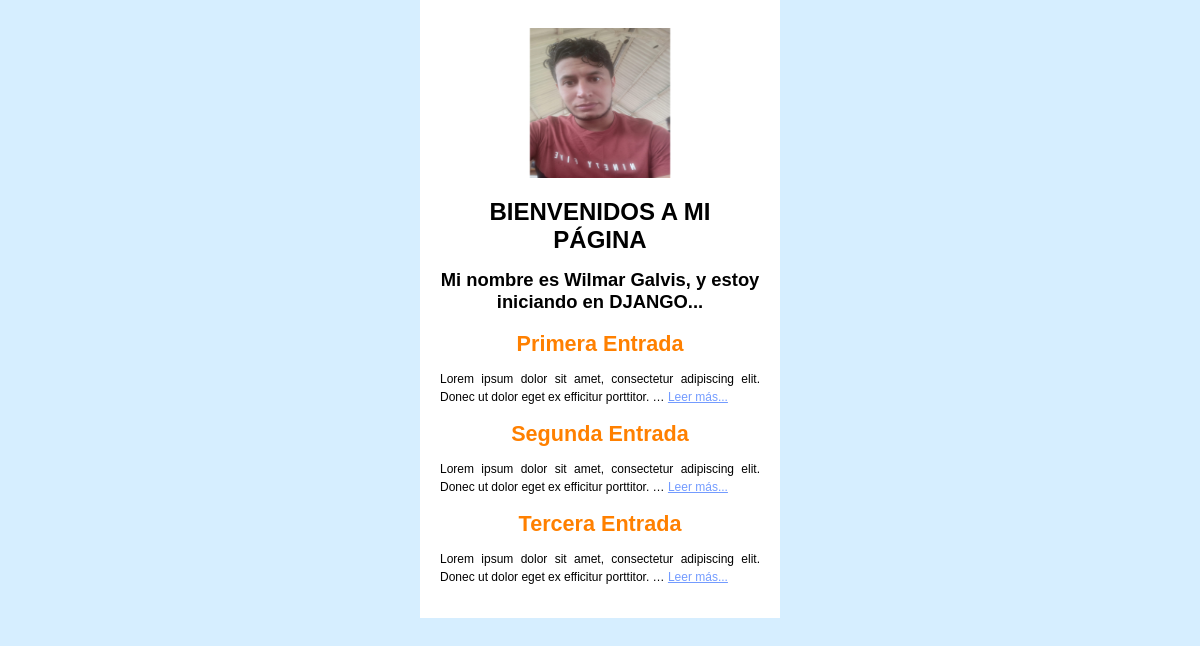
The page / on the database its author committed.
### blog/models.py (models this page shows, shortened)
class Post(models.Model):
    title = models.CharField(max_length=200, verbose_name="Título")
    content = models.TextField(verbose_name="Contenido")
    created = models.DateTimeField(auto_now_add=True, verbose_name="Creado")
    modified = models.DateTimeField(auto_now=True, verbose_name="Modificado")

### blog/views.py (the view)
# urls.py: 2. Add a URL to urlpatterns:  path('', views.home, name='home')
def home(request):
    posts = Post.objects.all()
    return render(request, "blog/home.html", {"posts": posts})

### blog/templates/blog/home.html
{% extends "blog/base.html" %}
{% block content %}
    {% for post in posts %}
        <div>
            <h3> {{ post.title }} </h3>
            <p> {{ post.content|truncatewords:"15" }}
                <a href= "{% url 'post' id=post.id %}" > Leer más...</a> </p>
        </div>
    {% endfor %}
{% endblock %}

### blog/templates/blog/base.html (shortened to what this page needs)
{% load static %}
<!DOCTYPE html>
<html lang="es">
<head>
    <link rel="stylesheet" href="{% static 'blog/styles.css' %}">
</head>
<body>
    <main>
        <img src="{% static 'blog/wilmar.png' %}" class="top" />
        <h1>BIENVENIDOS A MI PÁGINA</h1>
        <h2>Mi nombre es Wilmar Galvis, y estoy iniciando en DJANGO...</h2>
        {% block content %}{% endblock %}
    </main>
</body>
</html>

### blog/static/blog/styles.css (style rules this page uses)
body { font-family: Arial, Helvetica, sans-serif; padding: 0; margin: 0; background: rgb(214, 238, 255); }
main { max-width: 320px; margin: 0 auto; padding: 1.25rem; text-align: center; background: #fff; }
h1 { font-size: 150%; margin: 0 auto; }
h2 { font-size: 115%; }
h3 { font-size: 135%; color: rgb(255, 128, 0); padding: 0.15rem 0; margin: 0; }
p { font-size: 75%; text-align: justify; line-height: 1.1rem; }
a { font-size: 90%; color: rgb(115, 155, 255); }
p > a { font-size: 100% !important; text-align: justify; }
img.top { height: 150px; width: 150px; padding: 0.5rem 0 1rem; }

### rows shown on the page
Post: title "Primera Entrada", content "Lorem ipsum dolor sit amet, consectetur adipiscing elit. Donec ut dolor eget ex efficitur porttitor. …"
Post: title "Segunda Entrada", content "Lorem ipsum dolor sit amet, consectetur adipiscing elit. Donec ut dolor eget ex efficitur porttitor. …"
Post: title "Tercera Entrada", content "Lorem ipsum dolor sit amet, consectetur adipiscing elit. Donec ut dolor eget ex efficitur porttitor. …"
